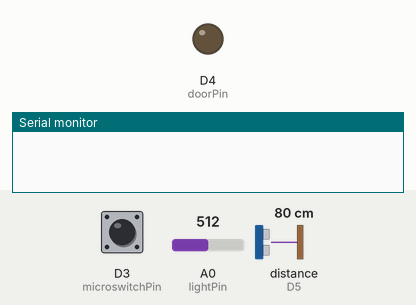
This sketch was run on a simulated ESP8266 (NodeMCU). Shown: output pins drawn as LEDs (lit = HIGH), the last lines printed to the serial monitor. Wiring (inferred from the names in the program): ultrasonic range finder: trigger D6; echo D5. The test bench sets the inputs (shaded band); at power-on: A0 (lightPin) = 512, D3 (microswitchPin) HIGH, distance to the obstacle (sensor on D5) 80 cm. The echo pulse lasts 58.3 µs per cm; pins used as bus, display or sensor lines are not drawn.

Above: at 1.2 s.
1.3 s: A0 (lightPin) set to 390
At 1.7 s:
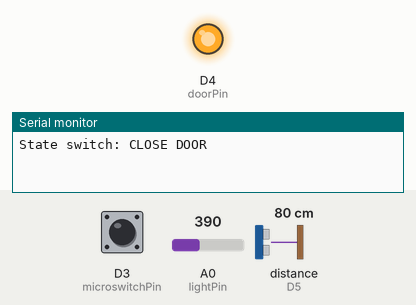
Timing chart, 0 to 4.3 s (numbered marks = the images above; inputs shaded):
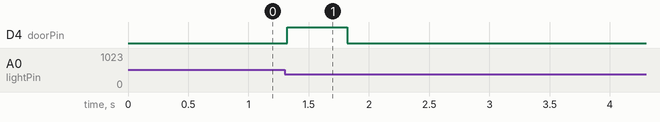

The sketch:

Garage_Opener_Logicer_R5.ino
```cpp
// Libraries
#include "Arduino.h"
#include "Button.h"

class DistanceSensor {
public:
	DistanceSensor(int trigger, int sensor) : trigger_pin(trigger), sensor_pin(sensor) {
	}
	float get_distance() {
		digitalWrite(trigger_pin, LOW);
		delayMicroseconds(2);

		digitalWrite(trigger_pin, HIGH);
		delayMicroseconds(10);
		digitalWrite(trigger_pin, LOW);

		unsigned long duration = pulseIn(sensor_pin, HIGH);

		return duration * SOUND_VELOCITY/2;
	}

private:
	const float SOUND_VELOCITY = 0.034;

	int trigger_pin;
	int sensor_pin;
};

enum STATES {
	STATE_IDLE,
	STATE_WAIT_FOR_DARKNESS,
	STATE_WAIT_FOR_SECOND_SIGNAL,
	STATE_OPEN_DOOR,
	STATE_CLOSE_DOOR,
};

struct StateData {
	STATES current_state;
	unsigned long entered_state_time;
};

const int trigPin = D6;
const int echoPin = D5;
const int lightPin = A0;
const int microswitchPin = D3;
const int doorPin = D4;


const int LIGHT_LEVEL_THRESHOLD = 400;
const int LIGHT_OFF_THRESHOLD = 700;
const int LIGHT_TIMEOUT = 5000;
const int DOOR_DELAY = 10000;
const int CAR_DISTANCE = 100;

Button microSwitch(microswitchPin);
DistanceSensor ultraSensor(trigPin, echoPin);


bool is_car_inside() {
	int distance = ultraSensor.get_distance();
	if(distance < CAR_DISTANCE) {
		return true;
	}

	return false;
}

bool is_door_closed() {
	return microSwitch.released();
}

void send_door_signal() {
	digitalWrite(doorPin, LOW);
	delay(10);
	digitalWrite(doorPin, HIGH);
	delay(500);
	digitalWrite(doorPin, LOW);
}

void switch_state(StateData* data, STATES new_state) {
    data->current_state = new_state;
    data->entered_state_time = millis();

    switch(new_state) {
        case STATE_OPEN_DOOR:
            Serial.println("State switch: OPEN DOOR");
            send_door_signal();
            break;

        case STATE_CLOSE_DOOR:
            Serial.println("State switch: CLOSE DOOR");
            send_door_signal();
            break;

        case STATE_IDLE:
            Serial.println("State switch: IDLE");
            break;

        case STATE_WAIT_FOR_DARKNESS:
            Serial.println("State switch: WAIT_FOR_DARKNESS");
            break;

        case STATE_WAIT_FOR_SECOND_SIGNAL:
            Serial.println("State switch: WAIT_FOR_SECOND_SIGNAL");
            break;

        default:
            break;
    }
}

void update_idle(StateData* data) {
	if(!is_car_inside())
		return;

	int light_level = analogRead(lightPin);
	if(light_level < LIGHT_LEVEL_THRESHOLD) {
		if(is_door_closed()) {
			switch_state(data, STATE_WAIT_FOR_SECOND_SIGNAL);
		} else {
			switch_state(data, STATE_CLOSE_DOOR);
		}
	}
}

void update_wait_for_darkness(StateData* data) {
	if(millis() > data->entered_state_time + LIGHT_TIMEOUT) {
		switch_state(data, STATE_IDLE);
		return;
	}

	int light_level = analogRead(lightPin);
	if(light_level > LIGHT_OFF_THRESHOLD) {
		switch_state(data, STATE_WAIT_FOR_SECOND_SIGNAL);
	}
}

void update_wait_for_second_signal(StateData* data) {
	if(millis() > data->entered_state_time + LIGHT_TIMEOUT) {
		switch_state(data, STATE_IDLE);
		return;
	}

	int light_level = analogRead(lightPin);
	if(light_level < LIGHT_LEVEL_THRESHOLD) {
		if(is_door_closed()) {
			switch_state(data, STATE_OPEN_DOOR);
		}
	}
}

void update_open_door(StateData* data) {
	if(millis() > data->entered_state_time + DOOR_DELAY) {
		switch_state(data, STATE_IDLE);
		return;
	}
}

void update_close_door(StateData* data) {
	if(millis() > data->entered_state_time + DOOR_DELAY) {
		switch_state(data, STATE_IDLE);
		return;
	}
}

void update(StateData* data) {
	microSwitch.read();

	switch(data->current_state) {
		case STATE_IDLE:
			update_idle(data);
			break;

		case STATE_WAIT_FOR_DARKNESS:
			update_wait_for_darkness(data);
			break;

		case STATE_WAIT_FOR_SECOND_SIGNAL:
			update_wait_for_second_signal(data);
			break;

		case STATE_OPEN_DOOR:
			update_open_door(data);
			break;

		case STATE_CLOSE_DOOR:
			update_close_door(data);
			break;
	}

	delay(10);
}


StateData data;
unsigned long time_of_last_print = 0;

void setup() {
	data.current_state = STATE_IDLE;

	pinMode(trigPin, OUTPUT);
	pinMode(echoPin, INPUT);
	pinMode(lightPin, INPUT);
	pinMode(doorPin, OUTPUT);
	pinMode(microswitchPin, INPUT);

	microSwitch.begin();
	Serial.begin(9600);
	time_of_last_print = millis();
}


void loop() {
    if(millis() > time_of_last_print + 5000) {
        Serial.print("Distance: ");
        Serial.println(ultraSensor.get_distance());

        Serial.print("Light level: ");
        Serial.println(analogRead(lightPin));

        Serial.print("Microswitch: ");
        Serial.println(microSwitch.pressed());

        time_of_last_print = millis();
    }

    update(&data);
}
```

Measured:
- after the input at 1.3 s, D4 (doorPin): LOW → HIGH at once, → LOW 0.50 s later
